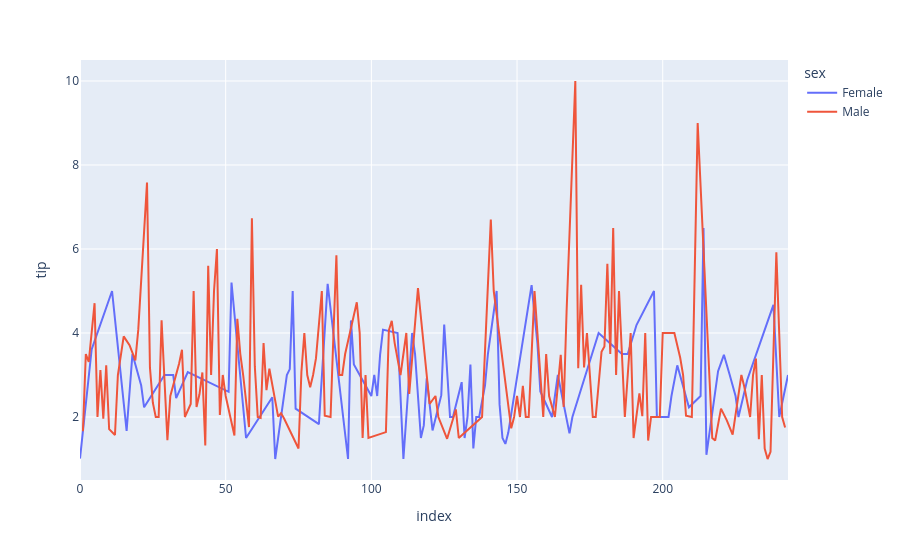

Write notebook code for a chart like this one.
### Markdown cell above
Line Chart

### Code cell
# plotting the scatter chart
fig = px.line(data, y='tip', color='sex')

# showing the plot
fig.show()

### Figure 1 — Plotly figure (JSON) as saved in the notebook; plotly's stock layout.template omitted (floating-point values rounded to 4 significant figures; data arrays with more than 128 entries replaced by an {"elided": "..."} marker saying what was removed)
{"data": [{"hovertemplate": "sex=Female<br>index=%{x}<br>tip=%{y}<extra></extra>", "legendgroup": "Female", "line": {"color": "#636efa", "dash": "solid"}, "marker": {"symbol": "circle"}, "mode": "lines", "name": "Female", "orientation": "v", "showlegend": true, "type": "scatter", "x": [0, 4, 11, 14, 16, 18, 21, 22, 29, 32, 33, 37, 51, 52, 57, 66, 67, 71, 72, 73, 74, 82, 85, 92, 93, 94, 100, 101, 102, 103, 104, 109, 111, 114, 115, 117, 118, 119, 121, 124, 125, 127, 128, 131, 132, 133, 134, 135, 136, 137, 139, 140, 143, 144, 145, 146, 147, 155, 157, 158, 162, 164, 168, 169, 178, 186, 188, 191, 197, 198, 201, 202, 203, 205, 209, 213, 214, 215, 219, 221, 223, 225, 226, 229, 238, 240, 243], "xaxis": "x", "y": [1.01, 3.61, 5.0, 3.02, 1.67, 3.5, 2.75, 2.23, 3.0, 3.0, 2.45, 3.07, 2.6, 5.2, 1.5, 2.47, 1.0, 3.0, 3.14, 5.0, 2.2, 1.83, 5.17, 1.0, 4.3, 3.25, 2.5, 3.0, 2.5, 3.48, 4.08, 4.0, 1.0, 4.0, 3.5, 1.5, 1.8, 2.92, 1.68, 2.52, 4.2, 2.0, 2.0, 2.83, 1.5, 2.0, 3.25, 1.25, 2.0, 2.0, 2.75, 3.5, 5.0, 2.3, 1.5, 1.36, 1.63, 5.14, 3.75, 2.61, 2.0, 3.0, 1.61, 2.0, 4.0, 3.5, 3.5, 4.19, 5.0, 2.0, 2.01, 2.0, 2.5, 3.23, 2.23, 2.5, 6.5, 1.1, 3.09, 3.48, 3.0, 2.5, 2.0, 2.88, 4.67, 2.0, 3.0], "yaxis": "y"}, {"hovertemplate": "sex=Male<br>index=%{x}<br>tip=%{y}<extra></extra>", "legendgroup": "Male", "line": {"color": "#EF553B", "dash": "solid"}, "marker": {"symbol": "circle"}, "mode": "lines", "name": "Male", "orientation": "v", "showlegend": true, "type": "scatter", "x": {"elided": "157 int values"}, "xaxis": "x", "y": {"elided": "157 float values"}, "yaxis": "y"}], "layout": {"legend": {"title": {"text": "sex"}, "tracegroupgap": 0}, "margin": {"t": 60}, "xaxis": {"anchor": "y", "domain": [0, 1], "title": {"text": "index"}}, "yaxis": {"anchor": "x", "domain": [0, 1], "title": {"text": "tip"}}}}
